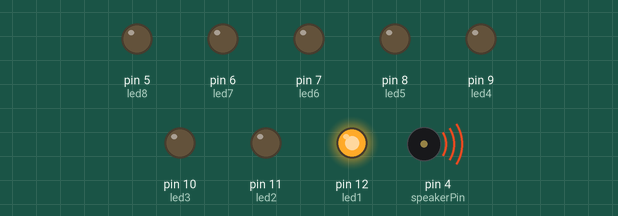
Simulated run of this sketch. Board: Arduino Uno, built with avr-gcc and run on an emulated ATmega328P. On the bench: output pins drawn as LEDs (lit = HIGH), buzzer (waves = sounding).

Above: at 0.1 s.
At 19.6 s:
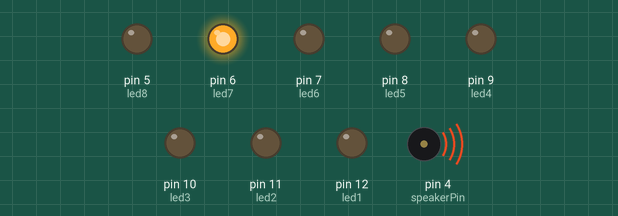
At 20.6 s:
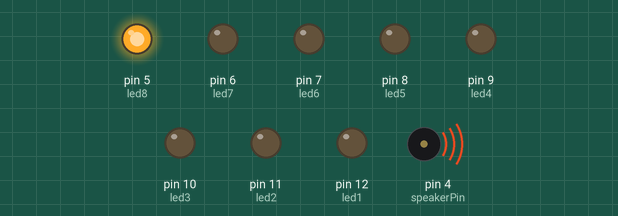
At 24.1 s:
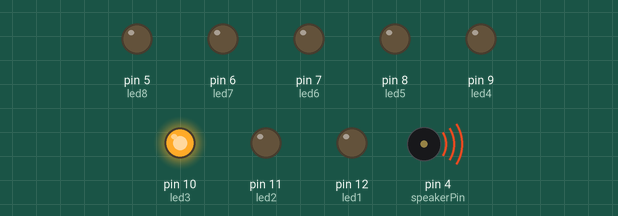
At 28.6 s:
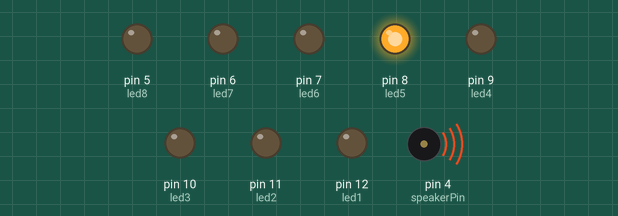
At 34.1 s:
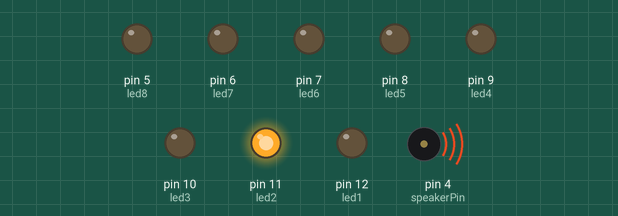
Timing chart, 0 to 40.0 s (numbered marks = the images above):
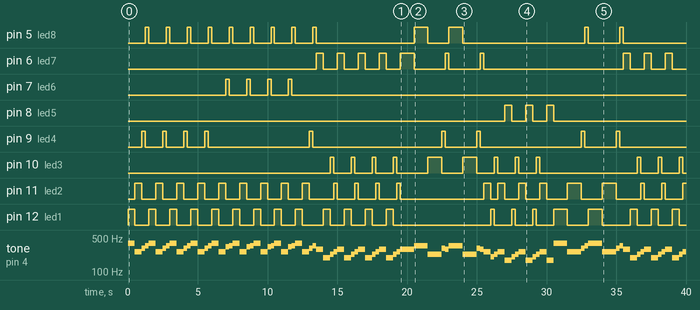

The sketch:

44toneMelodyGameOfThrones.ino
```cpp
#define NOTE_B0  31
#define NOTE_C1  33
#define NOTE_CS1 35
#define NOTE_D1  37
#define NOTE_DS1 39
#define NOTE_E1  41
#define NOTE_F1  44
#define NOTE_FS1 46
#define NOTE_G1  49
#define NOTE_GS1 52
#define NOTE_A1  55
#define NOTE_AS1 58
#define NOTE_B1  62
#define NOTE_C2  65
#define NOTE_CS2 69
#define NOTE_D2  73
#define NOTE_DS2 78
#define NOTE_E2  82
#define NOTE_F2  87
#define NOTE_FS2 93
#define NOTE_G2  98
#define NOTE_GS2 104
#define NOTE_A2  110
#define NOTE_AS2 117
#define NOTE_B2  123
#define NOTE_C3  131
#define NOTE_CS3 139
#define NOTE_D3  147
#define NOTE_DS3 156
#define NOTE_E3  165
#define NOTE_F3  175
#define NOTE_FS3 185
#define NOTE_G3  196
#define NOTE_GS3 208
#define NOTE_A3  220
#define NOTE_AS3 233
#define NOTE_B3  247
#define NOTE_C4  262
#define NOTE_CS4 277
#define NOTE_D4  294
#define NOTE_DS4 311
#define NOTE_E4  330
#define NOTE_F4  349
#define NOTE_FS4 370
#define NOTE_G4  392
#define NOTE_GS4 415
#define NOTE_A4  440
#define NOTE_AS4 466
#define NOTE_B4  494
#define NOTE_C5  523
#define NOTE_CS5 554
#define NOTE_D5  587
#define NOTE_DS5 622
#define NOTE_E5  659
#define NOTE_F5  698
#define NOTE_FS5 740
#define NOTE_G5  784
#define NOTE_GS5 831
#define NOTE_A5  880
#define NOTE_AS5 932
#define NOTE_B5  988
#define NOTE_C6  1047
#define NOTE_CS6 1109
#define NOTE_D6  1175
#define NOTE_DS6 1245
#define NOTE_E6  1319
#define NOTE_F6  1397
#define NOTE_FS6 1480
#define NOTE_G6  1568
#define NOTE_GS6 1661
#define NOTE_A6  1760
#define NOTE_AS6 1865
#define NOTE_B6  1976
#define NOTE_C7  2093
#define NOTE_CS7 2217
#define NOTE_D7  2349
#define NOTE_DS7 2489
#define NOTE_E7  2637
#define NOTE_F7  2794
#define NOTE_FS7 2960
#define NOTE_G7  3136
#define NOTE_GS7 3322
#define NOTE_A7  3520
#define NOTE_AS7 3729
#define NOTE_B7  3951
#define NOTE_C8  4186
#define NOTE_CS8 4435
#define NOTE_D8  4699
#define NOTE_DS8 4978

// Buzzer
int speakerPin = 4;

// Leds
int led1 = 12;
int led2 = 11;
int led3 = 10;
int led4 = 9;
int led5 = 8;
int led6 = 7;
int led7 = 6;
int led8 = 5;

void setup() {
    pinMode(speakerPin, OUTPUT);
    pinMode(led1, OUTPUT);
    pinMode(led2, OUTPUT);
    pinMode(led3, OUTPUT);
    pinMode(led4, OUTPUT);
    pinMode(led5, OUTPUT);
    pinMode(led6, OUTPUT);
    pinMode(led7, OUTPUT);
    pinMode(led8, OUTPUT);
}

void loop() {
    GameOfThrones();
}

void ilumina(int note){
  if(note == NOTE_G4 || note == NOTE_G3 || note == NOTE_GS3) {
   digitalWrite(led1, HIGH);
  } else if (note == NOTE_C4) {
    digitalWrite(led2, HIGH);
  } else if(note == NOTE_AS3) {
    digitalWrite(led3, HIGH);
  } else if (note == NOTE_DS4) {
    digitalWrite(led4, HIGH);
  } else if (note == NOTE_D4) {
    digitalWrite(led7, HIGH);
  } else if (note == NOTE_F4) {
    digitalWrite(led8, HIGH);
  } else if (note == NOTE_F3) {
    digitalWrite(led5, HIGH);
  } else if(note == NOTE_E4) {
    digitalWrite(led6, HIGH);
  }
}

void apaga(int note){
  if(note == NOTE_G4 || note == NOTE_G3 || note == NOTE_GS3) {
   digitalWrite(led1, LOW);
  } else if (note == NOTE_C4) {
    digitalWrite(led2, LOW);
  } else if(note == NOTE_AS3) {
    digitalWrite(led3, LOW);
  } else if (note == NOTE_DS4) {
    digitalWrite(led4, LOW);
  } else if (note == NOTE_D4) {
    digitalWrite(led7, LOW);
  } else if (note == NOTE_F4) {
    digitalWrite(led8, LOW);
  } else if (note == NOTE_F3) {
    digitalWrite(led5, LOW);
  } else if(note == NOTE_E4) {
    digitalWrite(led6, LOW);
  }
}

void GameOfThrones() {
  for(int i=0; i<4; i++) {
    tone(speakerPin, NOTE_G4);
    ilumina(NOTE_G4);
    delay(500);
    noTone(speakerPin);
    apaga(NOTE_G4);

    tone(speakerPin, NOTE_C4);
    ilumina(NOTE_C4);
    delay(500);
    noTone(speakerPin);
    apaga(NOTE_C4);

    tone(speakerPin, NOTE_DS4);
    ilumina(NOTE_DS4);
    delay(250);
    noTone(speakerPin);
    apaga(NOTE_DS4);

    tone(speakerPin, NOTE_F4);
    ilumina(NOTE_F4);
    delay(250);
    noTone(speakerPin);
    apaga(NOTE_F4);
  }

  for(int i=0; i<4; i++){
    tone(speakerPin, NOTE_G4);
    ilumina(NOTE_G4);
    delay(500);
    noTone(speakerPin);
    apaga(NOTE_G4);

    tone(speakerPin, NOTE_C4);
    ilumina(NOTE_C4);
    delay(500);
    noTone(speakerPin);
    apaga(NOTE_C4);

    tone(speakerPin, NOTE_E4);
    ilumina(NOTE_E4);
    delay(250);
    noTone(speakerPin);
    apaga(NOTE_E4);

    tone(speakerPin, NOTE_F4);
    ilumina(NOTE_F4);
    delay(250);
    noTone(speakerPin);
    apaga(NOTE_F4);
  }

    tone(speakerPin, NOTE_G4);
    ilumina(NOTE_G4);
    delay(500);
    noTone(speakerPin);
    apaga(NOTE_G4);

    tone(speakerPin, NOTE_C4);
    ilumina(NOTE_C4);
    delay(500);
    apaga(NOTE_C4);

    tone(speakerPin, NOTE_DS4);
    ilumina(NOTE_DS4);
    delay(250);
    noTone(speakerPin);
    apaga(NOTE_DS4);

    tone(speakerPin, NOTE_F4);
    ilumina(NOTE_F4);
    delay(250);
    noTone(speakerPin);
    apaga(NOTE_F4);

    tone(speakerPin, NOTE_D4);
    ilumina(NOTE_D4);
    delay(500);
    noTone(speakerPin);
    apaga(NOTE_D4);

  for(int i=0; i<3; i++) {
    tone(speakerPin, NOTE_G3);
    ilumina(NOTE_G3);
    delay(500);
    noTone(speakerPin);
    apaga(NOTE_G3);

    tone(speakerPin, NOTE_AS3);
    ilumina(NOTE_AS3);
    delay(250);
    noTone(speakerPin);
    apaga(NOTE_AS3);

    tone(speakerPin, NOTE_C4);
    ilumina(NOTE_C4);
    delay(250);
    noTone(speakerPin);
    apaga(NOTE_C4);

    tone(speakerPin, NOTE_D4);
    ilumina(NOTE_D4);
    delay(500);
    noTone(speakerPin);
    apaga(NOTE_D4);
  }//

      tone(speakerPin, NOTE_G3);
      ilumina(NOTE_G3);
      delay(500);
      noTone(speakerPin);
      apaga(NOTE_G3);

      tone(speakerPin, NOTE_AS3);
      ilumina(NOTE_AS3);
      delay(250);
      noTone(speakerPin);
      apaga(NOTE_AS3);

      tone(speakerPin, NOTE_C4);
      ilumina(NOTE_C4);
      delay(250);
      noTone(speakerPin);
      apaga(NOTE_C4);

      tone(speakerPin, NOTE_D4);
      ilumina(NOTE_D4);
      delay(1000);
      noTone(speakerPin);
      apaga(NOTE_D4);

      tone(speakerPin, NOTE_F4);
      ilumina(NOTE_F4);
      delay(1000);
      noTone(speakerPin);
      apaga(NOTE_F4);

      tone(speakerPin, NOTE_AS3);
      ilumina(NOTE_AS3);
      delay(1000);
      noTone(speakerPin);
      apaga(NOTE_AS3);

      tone(speakerPin, NOTE_DS4);
      ilumina(NOTE_DS4);
      delay(250);
      noTone(speakerPin);
      apaga(NOTE_DS4);

      tone(speakerPin, NOTE_D4);
      ilumina(NOTE_D4);
      delay(250);
      noTone(speakerPin);
      apaga(NOTE_D4);

      tone(speakerPin, NOTE_F4);
      ilumina(NOTE_F4);
      delay(1000);
      noTone(speakerPin);
      apaga(NOTE_F4);

      tone(speakerPin, NOTE_AS3);
      ilumina(NOTE_AS3);
      delay(1000);
      noTone(speakerPin);
      apaga(NOTE_AS3);

      tone(speakerPin, NOTE_DS4);
      ilumina(NOTE_DS4);
      delay(250);
      noTone(speakerPin);
      apaga(NOTE_DS4);

      tone(speakerPin, NOTE_D4);
      ilumina(NOTE_D4);
      delay(250);
      noTone(speakerPin);
      apaga(NOTE_D4);

      tone(speakerPin, NOTE_C4);
      ilumina(NOTE_C4);
      delay(500);
      noTone(speakerPin);
      apaga(NOTE_C4);

  for(int i=0; i<3; i++) {
      tone(speakerPin, NOTE_GS3);
      ilumina(NOTE_GS3);
      delay(250);
      noTone(speakerPin);
      apaga(NOTE_GS3);

      tone(speakerPin, NOTE_AS3);
      ilumina(NOTE_AS3);
      delay(250);
      noTone(speakerPin);
      apaga(NOTE_AS3);

      tone(speakerPin, NOTE_C4);
      ilumina(NOTE_C4);
      delay(500);
      noTone(speakerPin);
      apaga(NOTE_C4);

      tone(speakerPin, NOTE_F3);
      ilumina(NOTE_F3);
      delay(500);
      noTone(speakerPin);
      apaga(NOTE_F3);
  }

    tone(speakerPin, NOTE_G4);
    ilumina(NOTE_G4);
    delay(1000);
    noTone(speakerPin);
    apaga(NOTE_G4);

    tone(speakerPin, NOTE_C4);
    ilumina(NOTE_C4);
    delay(1000);
    noTone(speakerPin);
    apaga(NOTE_C4);

    tone(speakerPin, NOTE_DS4);
    ilumina(NOTE_DS4);
    delay(250);
    noTone(speakerPin);
    apaga(NOTE_DS4);

    tone(speakerPin, NOTE_F4);
    ilumina(NOTE_F4);
    delay(250);
    noTone(speakerPin);
    apaga(NOTE_F4);

    tone(speakerPin, NOTE_G4);
    ilumina(NOTE_G4);
    delay(1000);
    noTone(speakerPin);
    apaga(NOTE_G4);

    tone(speakerPin, NOTE_C4);
    ilumina(NOTE_C4);
    delay(1000);
    noTone(speakerPin);
    apaga(NOTE_C4);

    tone(speakerPin, NOTE_DS4);
    ilumina(NOTE_DS4);
    delay(250);
    noTone(speakerPin);
    apaga(NOTE_DS4);

    tone(speakerPin, NOTE_F4);
    ilumina(NOTE_F4);
    delay(250);
    noTone(speakerPin);
    apaga(NOTE_F4);

    tone(speakerPin, NOTE_D4);
    ilumina(NOTE_D4);
    delay(500);
    noTone(speakerPin);
    apaga(NOTE_D4);

  for(int i=0; i<4; i++) {
    tone(speakerPin, NOTE_G3);
    ilumina(NOTE_G3);
    delay(500);
    noTone(speakerPin);
    apaga(NOTE_G3);

    tone(speakerPin, NOTE_AS3);
    ilumina(NOTE_AS3);
    delay(250);
    noTone(speakerPin);
    apaga(NOTE_AS3);

    tone(speakerPin, NOTE_C4);
    ilumina(NOTE_C4);
    delay(250);
    noTone(speakerPin);
    apaga(NOTE_C4);

    tone(speakerPin, NOTE_D4);
    ilumina(NOTE_D4);
    delay(500);
    noTone(speakerPin);
    apaga(NOTE_D4);
  }
}
```

Measured:
- by itself, pin 5 (led8): LOW → HIGH at 1.3 s, → LOW 0.25 s later, → HIGH 1.3 s later, → LOW 0.25 s later, … (26 changes in this stretch)
- by itself, pin 6 (led7): LOW → HIGH at 13.5 s, → LOW 0.50 s later, → HIGH 1.0 s later, → LOW 0.50 s later, … (20 changes in this stretch)
- by itself, pin 7 (led6): LOW → HIGH at 7.0 s, → LOW 0.25 s later, → HIGH 1.3 s later, → LOW 0.25 s later, … (8 changes in this stretch)
- by itself, pin 8 (led5): LOW → HIGH at 27.0 s, → LOW 0.50 s later, → HIGH 1.0 s later, → LOW 0.50 s later, … (6 changes in this stretch)
- by itself, pin 9 (led4): LOW → HIGH at 1.0 s, → LOW 0.25 s later, → HIGH 1.3 s later, → LOW 0.25 s later, … (18 changes in this stretch)
- by itself, pin 10 (led3): LOW → HIGH at 14.5 s, → LOW 0.25 s later, → HIGH 1.3 s later, → LOW 0.25 s later, … (24 changes in this stretch)
- by itself, pin 11 (led2): LOW → HIGH at 0.50 s, → LOW 0.50 s later, → HIGH 1.0 s later, → LOW 0.50 s later, … (43 changes in this stretch)
- by itself, pin 12 (led1): LOW → HIGH at 0.00 s, → LOW 0.50 s later, → HIGH 1.0 s later, → LOW 0.50 s later, … (42 changes in this stretch)
